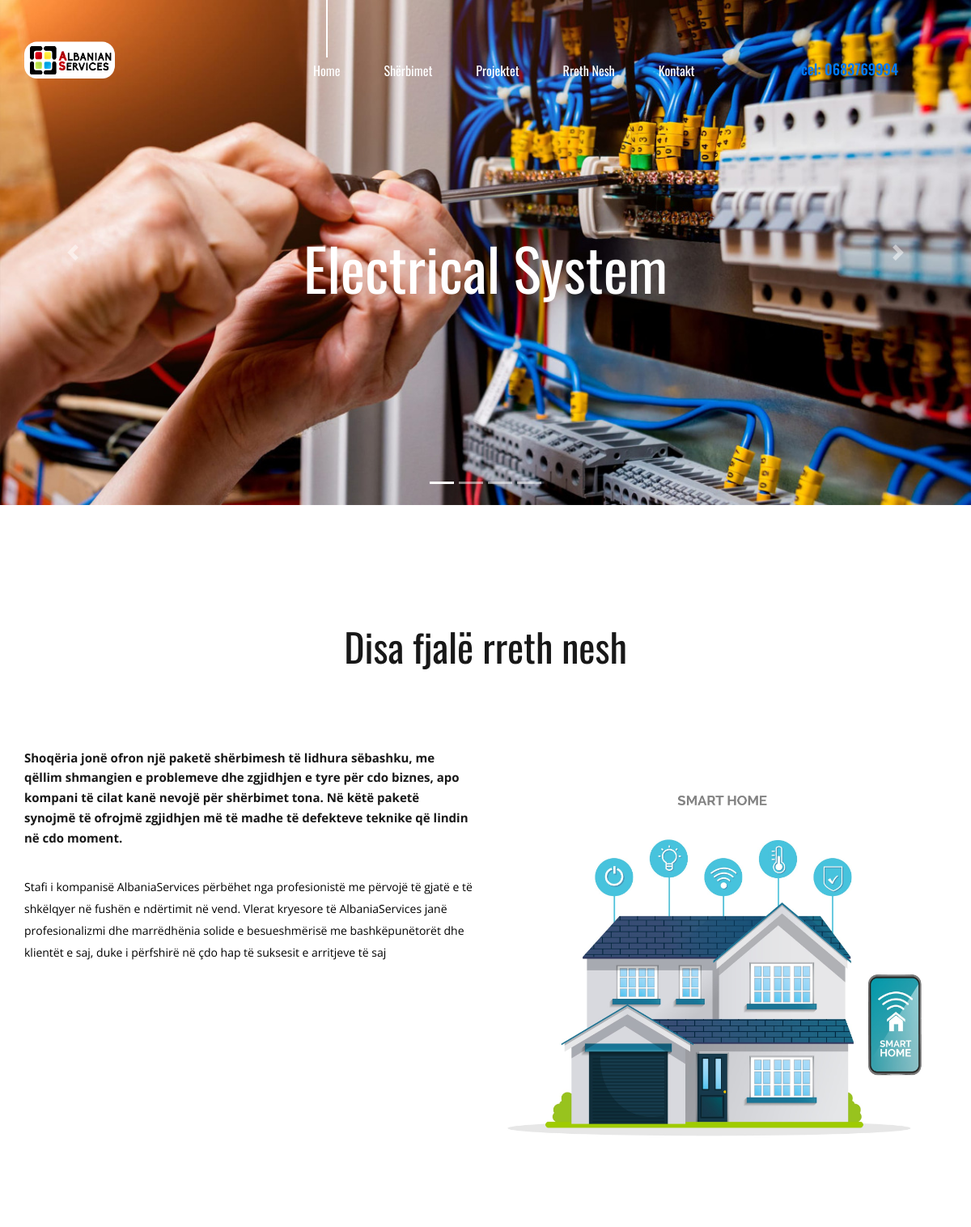
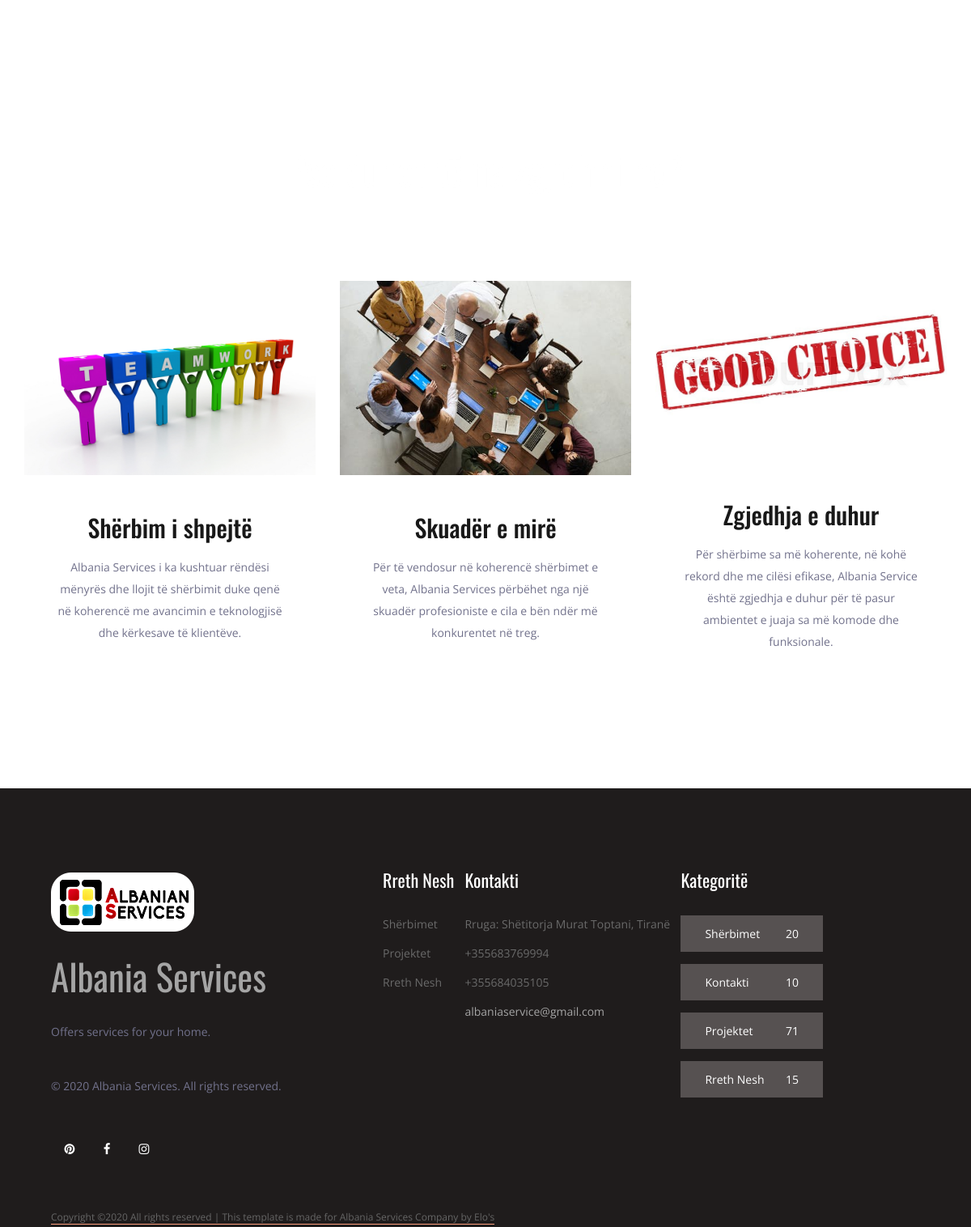
The page /rrethnesh.html on the database its author committed (2 pictures, top to bottom).
### Sistemi/models.py (models this page shows)
class Rrethnesh(models.Model):
    text = models.TextField(max_length=10000)
    text1 = models.TextField(max_length=10000)
    images = models.ImageField(upload_to='media/')

### Sistemi/views.py (the view)
# urls.py: path('rrethnesh.html', views.rrethnesh, name='rrethnesh'),
def rrethnesh(request):
    nesh = Rrethnesh.objects.all()
    return render(request, 'rrethnesh.html', {'nesh': nesh})

### templates/rrethnesh.html (shortened to what this page needs)
{% load static %}
<!DOCTYPE html>
<html lang="en">
<head>
<link rel="stylesheet" type="text/css" href="{% static 'styles/bootstrap4/bootstrap.min.css' %}">
<link href="{% static 'plugins/font-awesome-4.7.0/css/font-awesome.min.css' %}" rel="stylesheet" type="text/css">
<link rel="stylesheet" type="text/css" href="{% static 'plugins/OwlCarousel2-2.2.1/owl.carousel.css' %}">
<link rel="stylesheet" type="text/css" href="{% static 'plugins/OwlCarousel2-2.2.1/owl.theme.default.css' %}">
<link rel="stylesheet" type="text/css" href="{% static 'plugins/OwlCarousel2-2.2.1/animate.css' %}">
<link rel="stylesheet" type="text/css" href="{% static 'styles/about.css' %}">
<link rel="stylesheet" type="text/css" href="{% static 'styles/about_responsive.css' %}">
    <link rel="stylesheet" type="text/css" href="{% static 'styles/footer.css' %}">
    <link rel="stylesheet" type="text/css" href="{% static 'styles/main_styles.css' %}">
</head>
<body>
<div class="super_container">
	{% include 'navbar.html' %}
	<div class="about">
		<div class="container">
			<div class="row">
				<div class="col text-center">
					<div class="section_title"><h2>Disa fjalë rreth nesh</h2></div>
				</div>
			</div>
			<div class="row about_row">
				<div class="col-lg-6">
					<div class="about_content">
                        {% for rreth in nesh %}
						<div class="text_highlight">{{ rreth.text }}</div>
						<div class="about_text">
							<p style="color: black">{{ rreth.text1 }}</p>
						</div>
					</div>
				</div>
				<div class="col-lg-6">
					<div class="about_image"><img src="{{ rreth.images.url }}" alt=""></div>
				{% endfor %}
                </div>
			</div>
		</div>
	</div>
	<div class="why">
		<div class="parallax_background parallax-window" data-parallax="scroll" data-image-src="{% static 'images/why.jpg' %}" data-speed="0.8"></div>
		<div class="container">
			<div class="row">
				<div class="col text-center">
					<div class="section_title"><h2>Pse duhet të na zgjidhni ne?</h2></div>
				</div>
			</div>
			<div class="row why_row">
				<div class="col-lg-4 why_col">
					<div class="why_item">
						<div class="why_image">
							<img src="{% static 'images/teamwork.jpg' %}" alt="">
						</div>
						<div class="why_content text-center">
							<div class="why_title">Shërbim i shpejtë</div>
							<div class="why_text">
								<p>Albania Services i ka kushtuar rëndësi mënyrës dhe llojit të shërbimit duke qenë në koherencë me avancimin e teknologjisë dhe kërkesave të klientëve.</p>
							</div>
						</div>
					</div>
				</div>
				<div class="col-lg-4 why_col">
					<div class="why_item">
						<div class="why_image">
							<img src="{% static 'images/skuadra.jpeg' %}" alt="">
						</div>
						<div class="why_content text-center">
							<div class="why_title">Skuadër e mirë</div>
							<div class="why_text">
                                <p>Për të vendosur në koherencë shërbimet e veta, Albania Services përbëhet nga një skuadër profesioniste e cila e bën ndër më konkurentet në treg.</p>
                            </div>
						</div>
					</div>
				</div>
				<div class="col-lg-4 why_col">
					<div class="why_item">
						<div class="why_image">
							<img src="{% static 'images/good.jpg' %}" alt="">
						</div>
						<div class="why_content text-center">
							<div class="why_title">Zgjedhja e duhur</div>
							<div class="why_text">
                                <p>Për shërbime sa më koherente, në kohë rekord dhe me cilësi efikase, Albania Service është zgjedhja e duhur për të pasur ambientet e juaja sa më komode dhe funksionale.</p>
                            </div>
						</div>
					</div>
				</div>
			</div>
		</div>
	</div>
	{% include 'footer.html' %}
</div>
</body>
</html>

### static/styles/about.css (style rules this page uses)
* { margin: 0; padding: 0; -webkit-font-smoothing: antialiased; -webkit-text-shadow: rgba(0,0,0,.01) 0 0 1px; text-shadow: rgba(0,0,0,.01) 0 0 1px; }
body { font-family: 'Open Sans', sans-serif; font-size: 14px; font-weight: 400; background: #FFFFFF; color: #a5a5a5; }
div { display: block; position: relative; -webkit-box-sizing: border-box; -moz-box-sizing: border-box; box-sizing: border-box; }
p { font-family: 'Open Sans', sans-serif; font-size: 14px; line-height: 1.9285; font-weight: 400; color: #72728c; -webkit-font-smoothing: antialiased; -webkit-text-shadow: rgba(0,0,0,.01) 0 0 1px; text-shadow: rgba(0,0,0,.01) 0 0 1px; }
p:last-of-type { margin-bottom: 0; }
h2 { font-size: 48px; }
h1, h2, h3, h4, h5, h6 { font-family: 'Oswald', sans-serif; font-weight: 400; -webkit-font-smoothing: antialiased; -webkit-text-shadow: rgba(0,0,0,.01) 0 0 1px; text-shadow: rgba(0,0,0,.01) 0 0 1px; }
.super_container { width: 100%; overflow: hidden; }
.parallax-window { min-height: 400px; background: transparent; }
.parallax_background { position: absolute; top: 0; left: 0; width: 100%; height: 100%; }
.section_title { color: #181818; margin-top: 26px; }
.about { width: 100%; background: #FFFFFF; padding-top: 50px; bottom: 60px; }
.about_row { margin-top: 95px; }
.about_content { width: 100%; margin-top: -7px; }
.text_highlight { font-size: 18px; font-weight: 700; color: #181818; line-height: 1.66; }
.about_text { margin-top: 35px; }
.about_image { width: 100%; }
.about_image img { max-width: 100%; }
.why { width: 100%; padding-top: 115px; padding-bottom: 113px; }
.why .section_subtitle, .why .section_title { color: #FFFFFF; }
.why_row { margin-top: 100px; }
.why_item { width: 100%; background: #FFFFFF; }
.why_image { width: 100%; }
.why_image img { max-width: 100%; }
.why_content { padding-top: 48px; padding-bottom: 55px; padding-left: 35px; padding-right: 35px; }
.why_title { font-family: 'Oswald', sans-serif; font-size: 30px; font-weight: 500; color: #181818; line-height: 1.1; }
.why_text { margin-top: 20px; }

### static/styles/main_styles.css (style rules this page uses)
* { margin: 0; padding: 0; -webkit-font-smoothing: antialiased; -webkit-text-shadow: rgba(0,0,0,.01) 0 0 1px; text-shadow: rgba(0,0,0,.01) 0 0 1px; }
body { font-family: 'Open Sans', sans-serif; font-size: 14px; font-weight: 400; background: #FFFFFF; color: #a5a5a5; }
div { display: block; position: relative; -webkit-box-sizing: border-box; -moz-box-sizing: border-box; box-sizing: border-box; }
p { font-family: 'Open Sans', sans-serif; font-size: 14px; line-height: 1.9285; font-weight: 400; color: #72728c; -webkit-font-smoothing: antialiased; -webkit-text-shadow: rgba(0,0,0,.01) 0 0 1px; text-shadow: rgba(0,0,0,.01) 0 0 1px; }
p:last-of-type { margin-bottom: 0; }
h2 { font-size: 48px; }
h1, h2, h3, h4, h5, h6 { font-family: 'Oswald', sans-serif; font-weight: 400; -webkit-font-smoothing: antialiased; -webkit-text-shadow: rgba(0,0,0,.01) 0 0 1px; text-shadow: rgba(0,0,0,.01) 0 0 1px; }
.super_container { width: 100%; overflow: hidden; }
.parallax-window { min-height: 400px; background: transparent; }
.parallax_background { position: absolute; top: 0; left: 0; width: 100%; height: 100%; }
.section_title { color: #181818; margin-top: 80px; }
.text_highlight { font-size: 15px; font-weight: 700; color: #181818; line-height: 1.66; }

### rows shown on the page
Rrethnesh: text "Shoqëria jonë ofron një paketë shërbimesh të lidhura sëbashku, me qëllim shmangien e problemeve dhe zgjidhjen e tyre për cdo biznes, apo kompani të cilat kanë nevojë për shërbimet tona. Në këtë paketë synojmë të ofrojmë zgjidhjen më të madhe të defekteve teknike që lindin në cdo moment.", text1 "Stafi i kompanisë AlbaniaServices përbëhet nga profesionistë me përvojë të gjatë e të shkëlqyer në fushën e ndërtimit në vend. Vlerat kryesore të AlbaniaServices janë profesionalizmi dhe marrëdhënia solide e besueshmërisë me bashkëpunëtorët dhe klientët e saj, duke i përfshirë në çdo hap të suksesit e arritjeve të saj", images (picture)
